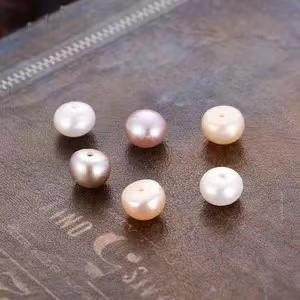
#> input picture figure/Pearl.jpg, 300 x 300 px
$ python water.py
#> lines starting #> are read from the running program, lines starting #| are printed output that depends on the picture; after the words box and inside, x2 and y2 are one past the last pixel; in counts of white or black regions, pixels touching at a corner belong together
#> further down, src is the input picture: shape (300, 300, 3); mean B, G, R 120.7, 120.6, 137.8
#公众号：OpenCV与AI深度学习
#作者：Color Space
import cv2
import numpy as np
import random as rd

def watershed_algorithm(image):
    src = image.copy()
    # 边缘保留滤波EPF  去噪
    blur = cv2.pyrMeanShiftFiltering(image,sp=21,sr=55)
    # cv2.imshow("blur", blur)
    # 转成灰度图像
    gray = cv2.cvtColor(blur, cv2.COLOR_BGR2GRAY)
    # 得到二值图像区间阈值
    ret, binary = cv2.threshold(gray, 0, 255, cv2.THRESH_BINARY + cv2.THRESH_OTSU)
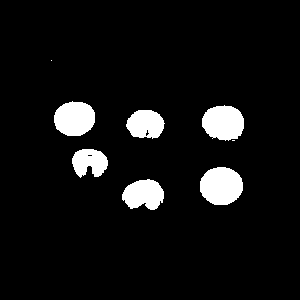
#> binary: shape (300, 300); 6.9% white; 8 white regions (2 under 20 px), largest, box (x1, y1, x2, y2) and area: (200, 167, 243, 205) 1304, (202, 105, 244, 141) 1180, (54, 101, 95, 136) 1142, (122, 179, 164, 210) 967, (126, 110, 165, 139) 858, (72, 149, 108, 178) 759
#> ret = 173
    # cv2.imshow('thres image', binary)

    # 距离变换
    dist = cv2.distanceTransform(binary, cv2.DIST_L2, 3)
    dist_out = cv2.normalize(dist, 0, 1.0, cv2.NORM_MINMAX)
    # cv2.imshow('distance-Transform', dist_out * 100)
    ret, surface = cv2.threshold(dist_out, 0.5*dist_out.max(), 255, cv2.THRESH_BINARY)
#> surface: shape (300, 300) float32; 1.4% white; 6 white regions (1 under 20 px), largest, box (x1, y1, x2, y2) and area: (209, 176, 234, 196) 412, (211, 115, 235, 131) 322, (63, 111, 86, 127) 318, (132, 188, 155, 199) 142, (136, 119, 155, 128) 72
#> ret = 0.0166
    # cv2.imshow('surface', surface)
    sure_fg = np.uint8(surface)# 转成8位整型
    # cv2.imshow('Sure foreground', sure_fg)

    # Marker labelling
    ret, markers = cv2.connectedComponents(sure_fg)  # 连通区域
#> markers: shape (300, 300) int32; 7 distinct labels, from 0 to 6
#> ret = 7
    print(ret)
#| 7
    markers = markers + 1 #整个图+1，使背景不是0而是1值
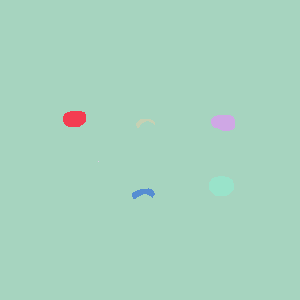
#> markers: shape (300, 300) int32; 7 distinct labels, from 1 to 7; one colour per label, 0 black

    # 未知区域标记(不能确定是前景还是背景)
    kernel = np.ones((3, 3), np.uint8)
    binary = cv2.morphologyEx(binary, cv2.MORPH_DILATE, kernel, iterations=1)
#> binary: shape (300, 300); 8% white; 7 white regions (1 under 20 px), largest, box (x1, y1, x2, y2) and area: (199, 166, 244, 206) 1470, (201, 104, 245, 142) 1355, (53, 100, 96, 137) 1298, (121, 178, 165, 211) 1132, (125, 109, 166, 140) 1010, (71, 148, 109, 179) 920
    unknown = binary - sure_fg
#> unknown: shape (300, 300); 6.6% white; 7 white regions (1 under 20 px), largest, box (x1, y1, x2, y2) and area: (199, 166, 244, 206) 1058, (201, 104, 245, 142) 1033, (121, 178, 165, 211) 990, (53, 100, 96, 137) 980, (125, 109, 166, 140) 938, (71, 148, 109, 179) 919
    # cv2.imshow('unknown',unknown)

    # 未知区域标记为0
    markers[unknown == 255] = 0
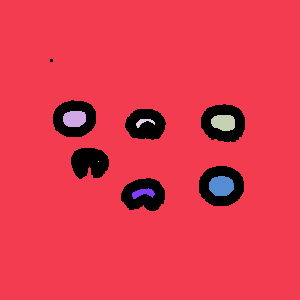
#> markers: shape (300, 300) int32; 8 distinct labels, from 0 to 7; one colour per label, 0 black
    # 区域标记结果
    markers_show = np.uint8(markers)
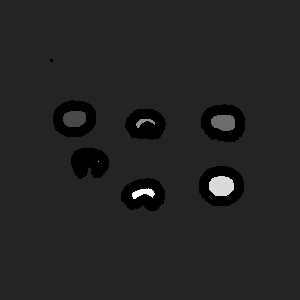
#> markers_show: shape (300, 300); min 0, max 7, mean 0.98; drawn with min black and max white
    # cv2.imshow('markers',markers_show*100)

    # 分水岭算法分割
    markers = cv2.watershed(image, markers=markers)
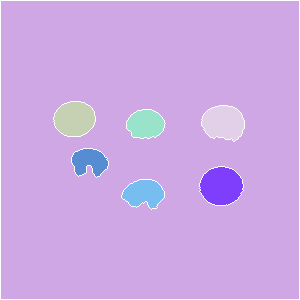
#> markers: shape (300, 300) int32; 8 distinct labels, from -1 to 7; one colour per label, 0 black, -1 white
    min_val, max_val, min_loc, max_loc = cv2.minMaxLoc(markers)
#> min_val = -1; max_val = 7; min_loc = (0, 0); max_loc = (139, 180)
    markers_8u = np.uint8(markers)

    colors = [(255,0,0), (0,255,0), (0,0,255), (255,255,0),
              (255,0,255), (0,255,255), (255,128,0), (255,0,128),
              (128,255,0), (128,0,255), (255,128,128), (128,255,255)]
    for i in range(2,int(max_val+1)):
        ret, thres1 = cv2.threshold(markers_8u, i-1, 255, cv2.THRESH_BINARY)
        ret2, thres2 = cv2.threshold(markers_8u, i, 255, cv2.THRESH_BINARY)
        mask = thres1 - thres2
        # cv2.imshow('mask',mask)
        #color = (rd.randint(0,255), rd.randint(0,255), rd.randint(0,255))
        #image[markers == i] = [rd.randint(0,255), rd.randint(0,255), rd.randint(0,255)]
        #image[markers == i] = [colors[i-2]]

        contours,hierarchy = cv2.findContours(mask, cv2.RETR_EXTERNAL, cv2.CHAIN_APPROX_NONE)
        cv2.drawContours(image,contours,-1,colors[(i-2)%12],-1)
        #cv2.drawContours(src,contours,-1,colors[(i-2)%12],-1)
        M = cv2.moments(contours[0])
        cx = int(M['m10']/M['m00'])
        cy = int(M['m01']/M['m00'])#轮廓重心
        cv2.drawMarker(image, (cx,cy),(0,0,255),1,10,2)
        cv2.drawMarker(src, (cx,cy),(0,0,255),1,10,2)
#> this loop made 6 passes
#> (cx, cy) on passes 1 to 6: (74, 118), (223, 122), (145, 123), (89, 161), (220, 185), (143, 192)
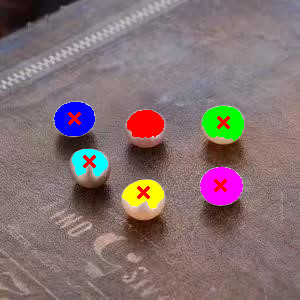
#> image: shape (300, 300, 3); 6.52% of pixels changed, all inside (x1, y1, x2, y2) = (54, 102, 244, 209)
#> mask: shape (300, 300); 0.94% white; 1 white region, box (x1, y1, x2, y2) and area: (122, 180, 164, 209) 847

    # cv2.putText(src,"count=%d"%(int(max_val-1)),(220,30),0,1,(0,255,0),2)
    # cv2.putText(image,"count=%d"%(int(max_val-1)),(220,30),0,1,(0,255,0),2)
    # cv2.imshow('regions', image)
    result = cv2.addWeighted(src,0.6,image,0.5,0) #图像权重叠加
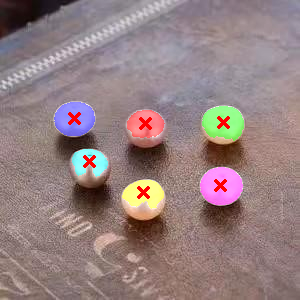
#> result: shape (300, 300, 3); mean B, G, R 128.2, 127.6, 148.1
    print('cnt:',int(max_val-1))
#| cnt: 6
    cv2.imshow('result', result)

src = cv2.imread('./figure/Pearl.jpg', cv2.IMREAD_COLOR)
# cv2.imshow('src', src)
watershed_algorithm(src)
cv2.waitKey(0)
cv2.destroyAllWindows()
